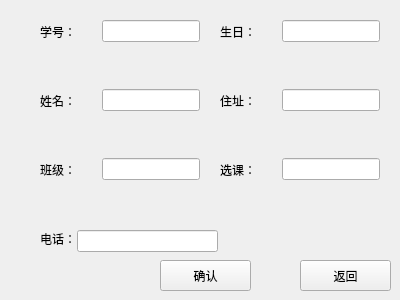
<?xml version="1.0" encoding="UTF-8"?>
<ui version="4.0">
 <class>reservation</class>
 <widget class="QWidget" name="reservation">
  <property name="geometry">
   <rect>
    <x>0</x>
    <y>0</y>
    <width>400</width>
    <height>300</height>
   </rect>
  </property>
  <property name="windowTitle">
   <string>增加学生</string>
  </property>
  <widget class="QPushButton" name="pushButton">
   <property name="geometry">
    <rect>
     <x>300</x>
     <y>260</y>
     <width>91</width>
     <height>31</height>
    </rect>
   </property>
   <property name="text">
    <string>返回</string>
   </property>
  </widget>
  <widget class="QWidget" name="verticalLayoutWidget">
   <property name="geometry">
    <rect>
     <x>40</x>
     <y>10</y>
     <width>160</width>
     <height>250</height>
    </rect>
   </property>
   <layout class="QVBoxLayout" name="verticalLayout">
    <item>
     <layout class="QHBoxLayout" name="horizontalLayout">
      <item>
       <widget class="QLabel" name="label_2">
        <property name="text">
         <string>学号：</string>
        </property>
       </widget>
      </item>
      <item>
       <spacer name="verticalSpacer">
        <property name="orientation">
         <enum>Qt::Vertical</enum>
        </property>
        <property name="sizeHint" stdset="0">
         <size>
          <width>20</width>
          <height>40</height>
         </size>
        </property>
       </spacer>
      </item>
      <item>
       <widget class="QLineEdit" name="lineEdit"/>
      </item>
     </layout>
    </item>
    <item>
     <spacer name="horizontalSpacer">
      <property name="orientation">
       <enum>Qt::Horizontal</enum>
      </property>
      <property name="sizeHint" stdset="0">
       <size>
        <width>40</width>
        <height>20</height>
       </size>
      </property>
     </spacer>
    </item>
    <item>
     <layout class="QHBoxLayout" name="horizontalLayout_5">
      <item>
       <widget class="QLabel" name="label_3">
        <property name="text">
         <string>姓名：</string>
        </property>
       </widget>
      </item>
      <item>
       <spacer name="verticalSpacer_4">
        <property name="orientation">
         <enum>Qt::Vertical</enum>
        </property>
        <property name="sizeHint" stdset="0">
         <size>
          <width>20</width>
          <height>40</height>
         </size>
        </property>
       </spacer>
      </item>
      <item>
       <widget class="QLineEdit" name="lineEdit_2"/>
      </item>
     </layout>
    </item>
    <item>
     <spacer name="horizontalSpacer_2">
      <property name="orientation">
       <enum>Qt::Horizontal</enum>
      </property>
      <property name="sizeHint" stdset="0">
       <size>
        <width>40</width>
        <height>20</height>
       </size>
      </property>
     </spacer>
    </item>
    <item>
     <layout class="QHBoxLayout" name="horizontalLayout_4">
      <item>
       <widget class="QLabel" name="label">
        <property name="text">
         <string>班级：</string>
        </property>
       </widget>
      </item>
      <item>
       <spacer name="verticalSpacer_2">
        <property name="orientation">
         <enum>Qt::Vertical</enum>
        </property>
        <property name="sizeHint" stdset="0">
         <size>
          <width>20</width>
          <height>40</height>
         </size>
        </property>
       </spacer>
      </item>
      <item>
       <widget class="QLineEdit" name="lineEdit_3"/>
      </item>
     </layout>
    </item>
    <item>
     <spacer name="horizontalSpacer_3">
      <property name="orientation">
       <enum>Qt::Horizontal</enum>
      </property>
      <property name="sizeHint" stdset="0">
       <size>
        <width>40</width>
        <height>20</height>
       </size>
      </property>
     </spacer>
    </item>
    <item>
     <layout class="QHBoxLayout" name="horizontalLayout_2">
      <item>
       <widget class="QLabel" name="label_5">
        <property name="text">
         <string>电话：</string>
        </property>
       </widget>
      </item>
      <item>
       <spacer name="verticalSpacer_3">
        <property name="orientation">
         <enum>Qt::Vertical</enum>
        </property>
        <property name="sizeHint" stdset="0">
         <size>
          <width>20</width>
          <height>40</height>
         </size>
        </property>
       </spacer>
      </item>
     </layout>
    </item>
   </layout>
  </widget>
  <widget class="QPushButton" name="pushButton_2">
   <property name="geometry">
    <rect>
     <x>160</x>
     <y>260</y>
     <width>91</width>
     <height>31</height>
    </rect>
   </property>
   <property name="text">
    <string>确认</string>
   </property>
  </widget>
  <widget class="QWidget" name="verticalLayoutWidget_2">
   <property name="geometry">
    <rect>
     <x>220</x>
     <y>10</y>
     <width>160</width>
     <height>181</height>
    </rect>
   </property>
   <layout class="QVBoxLayout" name="verticalLayout_2">
    <item>
     <layout class="QHBoxLayout" name="horizontalLayout_7">
      <item>
       <widget class="QLabel" name="label_7">
        <property name="text">
         <string>生日：</string>
        </property>
       </widget>
      </item>
      <item>
       <spacer name="verticalSpacer_7">
        <property name="orientation">
         <enum>Qt::Vertical</enum>
        </property>
        <property name="sizeHint" stdset="0">
         <size>
          <width>20</width>
          <height>40</height>
         </size>
        </property>
       </spacer>
      </item>
      <item>
       <widget class="QLineEdit" name="lineEdit_5"/>
      </item>
     </layout>
    </item>
    <item>
     <spacer name="horizontalSpacer_5">
      <property name="orientation">
       <enum>Qt::Horizontal</enum>
      </property>
      <property name="sizeHint" stdset="0">
       <size>
        <width>40</width>
        <height>20</height>
       </size>
      </property>
     </spacer>
    </item>
    <item>
     <layout class="QHBoxLayout" name="horizontalLayout_8">
      <item>
       <widget class="QLabel" name="label_8">
        <property name="text">
         <string>住址：</string>
        </property>
       </widget>
      </item>
      <item>
       <spacer name="verticalSpacer_8">
        <property name="orientation">
         <enum>Qt::Vertical</enum>
        </property>
        <property name="sizeHint" stdset="0">
         <size>
          <width>20</width>
          <height>40</height>
         </size>
        </property>
       </spacer>
      </item>
      <item>
       <widget class="QLineEdit" name="lineEdit_7"/>
      </item>
     </layout>
    </item>
    <item>
     <spacer name="horizontalSpacer_6">
      <property name="orientation">
       <enum>Qt::Horizontal</enum>
      </property>
      <property name="sizeHint" stdset="0">
       <size>
        <width>40</width>
        <height>20</height>
       </size>
      </property>
     </spacer>
    </item>
    <item>
     <layout class="QHBoxLayout" name="horizontalLayout_9">
      <item>
       <widget class="QLabel" name="label_9">
        <property name="text">
         <string>选课：</string>
        </property>
       </widget>
      </item>
      <item>
       <spacer name="verticalSpacer_9">
        <property name="orientation">
         <enum>Qt::Vertical</enum>
        </property>
        <property name="sizeHint" stdset="0">
         <size>
          <width>20</width>
          <height>40</height>
         </size>
        </property>
       </spacer>
      </item>
      <item>
       <widget class="QLineEdit" name="lineEdit_8"/>
      </item>
     </layout>
    </item>
   </layout>
  </widget>
  <widget class="QLineEdit" name="lineEdit_4">
   <property name="geometry">
    <rect>
     <x>77</x>
     <y>230</y>
     <width>141</width>
     <height>22</height>
    </rect>
   </property>
  </widget>
 </widget>
 <resources/>
 <connections/>
</ui>
